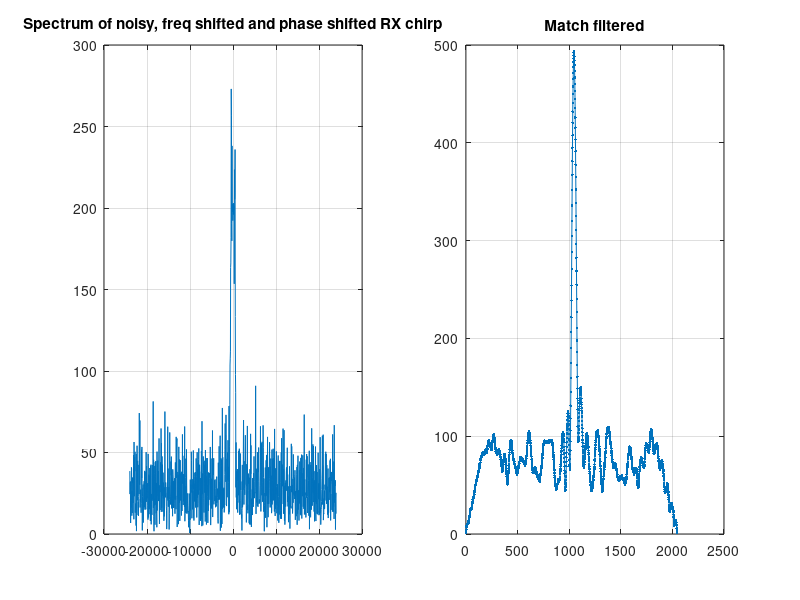

The MATLAB source for this figure:
clc;
clear;

snr = 0;

fs = 48e3;
n = 1024;
t = (0:n-1)/fs;
u0 = 1200/(n/fs); % bandwidth = 1200Hz

bbt = cos(2*pi*(-600*t+u0*t.^2/2)).';
bbr = exp(1j*2*pi*((-600+120*rand()-60)*t+u0*t.^2/2)+1j*pi*(2*rand()-1)).' + ... 
      10^(-snr/20)*randn(n, 1)./sqrt(2) + 1j*10^(-snr/20)*randn(n, 1)./sqrt(2);

[m, r] = filter(bbt, 1, bbr, zeros(n-1, 1));

subplot(1, 2, 1);
% plot(t, real(sig));
spectrum = abs(fft(bbr,n));
plot((-n/2:n/2-1)*fs/n, [spectrum(n/2+1:n); spectrum(1:n/2)]);
grid on;
title('Spectrum of noisy, freq shifted and phase shifted RX chirp');

subplot(1, 2, 2);
plot(abs([m; r]), '.-');
title('Match filtered');
grid on;
